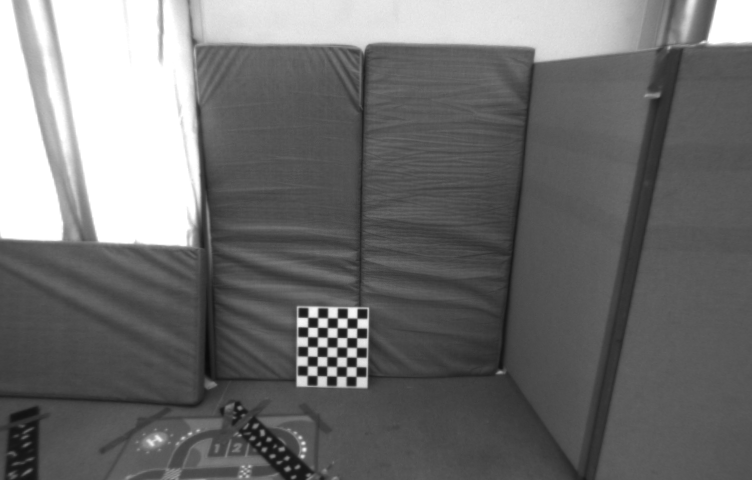
#> input picture p3/ext/image1.png, 752 x 480 px
$ python RANSAC_hom_est.py
#> lines starting #> are read from the running program, lines starting #| are printed output that depends on the picture; after the words box and inside, x2 and y2 are one past the last pixel; in counts of white or black regions, pixels touching at a corner belong together
import numpy as np
import cv2
import random
import argparse
from matplotlib import pyplot as plt

def compute_homography(pts_src, pts_dst):
    """
    findHomography implementation.
    Args:
        pts_src, pts_dst: Source and destination points (Nx2 arrays).
    Returns:
        Homography matrix H.
    """
    A = []

    # Build the matrix A as seen in the slides.
    for i in range(pts_src.shape[0]):
        x, y = pts_src[i, 0], pts_src[i, 1]
        u, v = pts_dst[i, 0], pts_dst[i, 1]
        A.append([x, y, 1, 0, 0, 0, -u*x, -u*y, -u])
        A.append([0, 0, 0, x, y, 1, -v*x, -v*y, -v])
    A = np.array(A)

    # Get the eigen values.
    _, _, V = np.linalg.svd(A)
    H = V[-1, :].reshape((3, 3))

    # Normalize the homography matrix.
    H = H / H[2, 2]

    return H

def transfer_error(H, p1, p2):
    """
    Compute the transfer error between points transformed by homography.
    Args:
        H: homography matrix
        p1, p2: points from images (Nx2 arrays).
    Returns:
        Transfer error for each point.
    """
    p1_homogeneous = np.hstack((p1, np.ones((p1.shape[0], 1))))
    p2_projected = (H @ p1_homogeneous.T).T
    p2_projected /= p2_projected[:, 2][:, np.newaxis]
    error = np.linalg.norm(p2_projected[:, :2] - p2, axis=1)

    return error

def ransac_homography(matches1, matches2, num_iterations=1000, threshold=5):
    """
    Perform RANSAC to estimate a homography matrix.
    Args:
        matches1, matches2: Matched points between two images (Nx2 arrays).
        num_iterations: Number of RANSAC iterations.
        threshold: Transfer error threshold to classify inliers.
    Returns:
        best_H: Homography matrix with the most inliers.
        best_inliers: List of indices of inliers.
    """
    num_points = matches1.shape[0]
    best_inliers = []
    best_H = None

    for _ in range(num_iterations):
        # Randomly sample 4 points
        sample_indices = random.sample(range(num_points), 4)
        sample_p1 = matches1[sample_indices]
        sample_p2 = matches2[sample_indices]

        # Estimate homography from the sample
        H = compute_homography(sample_p1, sample_p2)

        # Compute transfer error for all points
        errors = transfer_error(H, matches1, matches2)

        # Identify inliers
        inliers = np.where(errors < threshold)[0]

        # Keep the homography with the most inliers
        if len(inliers) > len(best_inliers):
            best_inliers = inliers
            best_H = H

    # Refine homography using all inliers
    if best_H is not None and len(best_inliers) > 4:
        inlier_p1 = matches1[best_inliers]
        inlier_p2 = matches2[best_inliers]
        best_H = compute_homography(inlier_p1, inlier_p2)

    return best_H, best_inliers

def draw_matches(img1, img2, matches1, matches2, inliers):
    """
    Display matches and inliers between two images.
    Args:
        img1, img2: Input images.
        matches1, matches2: Matched points between two images (Nx2 arrays).
        inliers: List of indices of inliers.
    """
    h1, w1 = img1.shape[:2]
    h2, w2 = img2.shape[:2]
    img_combined = np.zeros((max(h1, h2), w1 + w2, 3), dtype=np.uint8)
    img_combined[:h1, :w1] = img1
    img_combined[:h2, w1:] = img2

    for i, (pt1, pt2) in enumerate(zip(matches1, matches2)):
        pt1 = tuple(np.round(pt1).astype(int))
        pt2 = tuple(np.round(pt2).astype(int) + np.array([w1, 0]))
        color = (0, 255, 0) if i in inliers else (0, 0, 255)
        cv2.line(img_combined, pt1, pt2, color, 1)
        cv2.circle(img_combined, pt1, 4, color, -1)
        cv2.circle(img_combined, pt2, 4, color, -1)

    plt.imshow(cv2.cvtColor(img_combined, cv2.COLOR_BGR2RGB))
    plt.show()

# Example usage:
if __name__ == "__main__":

    # Load images and feature matches (for illustration, using SIFT here)
    img1 = cv2.imread('./ext/image1.png')
#> img1 is the input picture: shape (480, 752, 3); min 10, max 255, mean 111.4
    img2 = cv2.imread('./ext/image2.png')
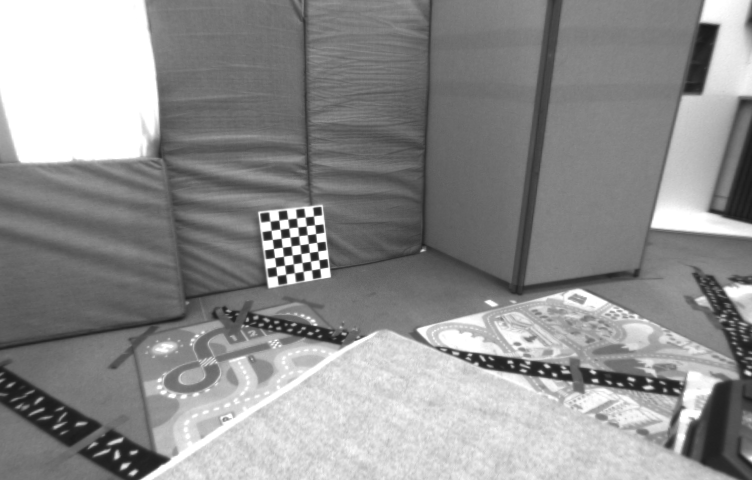
#> input picture p3/ext/image2.png, 752 x 480 px
#> img2 is the input picture: shape (480, 752, 3); min 25, max 255, mean 143.5

    matches1 = np.array([...])  # Nx2 array of points in image 1
    matches2 = np.array([...])  # Nx2 array of points in image 2

    parser = argparse.ArgumentParser(
        description='Image matching using RANSAC and guided matching',
        formatter_class=argparse.ArgumentDefaultsHelpFormatter)
    parser.add_argument('--useSuperGlue', action='store_true',
                        help='Use SuperGlue for feature matching')
    args = parser.parse_args()

    if args.useSuperGlue:
        path = './ext/image1_image2_matches.npz'
        npz = np.load(path) # Load dictionary with super point
        # Create a boolean mask with True for keypoints with a good match, and False for the rest
        mask = npz['matches'] > -1

        # Using the boolean mask, select the indexes of matched keypoints from image 2
        idxs = npz['matches'][mask]
        # Using the boolean mask, select the keypoints from image 1 with a good match
        matches1 = npz['keypoints0'][mask]
        matches2 = npz['keypoints1'][idxs]
        descriptors1 = npz['descriptors0']
        descriptors2 = npz['descriptors1']
    else:
        # Detect features using SIFT and match (for demo purposes)
        sift = cv2.SIFT_create()
        keypoints1, descriptors1 = sift.detectAndCompute(img1, None)
#> keypoints1 = 444 keypoints; strongest (x, y, size): (342, 323, 5.9), (363, 323, 6.7), (302, 322, 6.6), (323, 323, 5.9)
        keypoints2, descriptors2 = sift.detectAndCompute(img2, None)
#> keypoints2 = 1123 keypoints; strongest (x, y, size): (275, 225, 5.4), (285, 233, 5.3), (280, 262, 5.3), (303, 231, 5.2)

        bf = cv2.BFMatcher()
        matches = bf.knnMatch(descriptors1, descriptors2, k=2)
#> matches = 444 matches

        # Apply NNDR (nearest-neighbor distance ratio) for filtering matches
        good_matches = []
        for m, n in matches:
            if m.distance < 0.75 * n.distance:
                good_matches.append(m)
#> after the loop, good_matches = 40 matches

        # Get matched keypoints
        matches1 = np.array([keypoints1[m.queryIdx].pt for m in good_matches])
#> matches1 = 40 pairs, first value 102.8 to 527.6, second value 97.09 to 452.9
        matches2 = np.array([keypoints2[m.trainIdx].pt for m in good_matches])
#> matches2 = 40 pairs, first value 113.6 to 429.2, second value 8.53 to 383.1

    # Estimate homography using RANSAC
    H, inliers = ransac_homography(matches1, matches2)
#> the loop in ransac_homography, `for _ in range(num_iterations):` made 1000 passes
#> best_inliers on pass 1: [2, 6, 7, 8, 11, 12, 15, 16, 23, 24, 25, 26, 27, 28, 29]
#> inliers on passes 3, 4, 8, 9, 10, 11: [13, 22, 30, 37], [6, 7, 8, 15, 16, 18, 32], [19, 20, 21, 22, 27, 39], [13, 28, 30, 34, 35, 36], [3, 15, 16, 33, 34, 35, 36], [0, 1, 5, 6, 7, 25, 26, 39]
#> after the loop in ransac_homography, `for _ in range(num_iterations):`: best_inliers = 27 values from 6 to 39
#> in ransac_homography, `inlier_p1 = matches1[best_inliers]`: inlier_p1 = 27 pairs, first value 292.4 to 527.6, second value 97.09 to 382.4
#> in ransac_homography, `inlier_p2 = matches2[best_inliers]`: inlier_p2 = 27 pairs, first value 256.3 to 429.2, second value 16.28 to 282.1
#> in ransac_homography, `best_H = compute_homography(inlier_p1, inlier_p2)`: best_H = [[2.71, 0.574, -448.8], [0.283, 2.24, -329.5], [0.00251, 0.00106, 1]]
#> H has the same summary as best_H in ransac_homography; inliers = 27 values from 6 to 39

    # Draw matches and inliers
    draw_matches(img1, img2, matches1, matches2, inliers)
#> in draw_matches, `img_combined[:h1, :w1] = img1`:
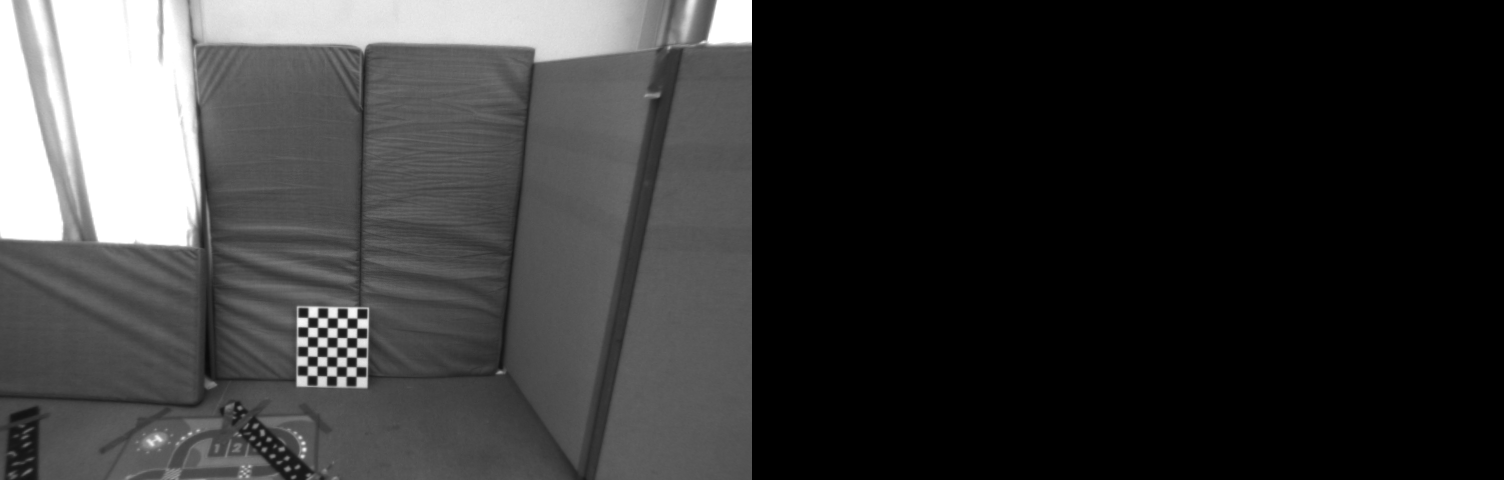
#> img_combined: shape (480, 1504, 3); min 0, max 255, mean 55.7
#> in draw_matches, `img_combined[:h2, w1:] = img2`:
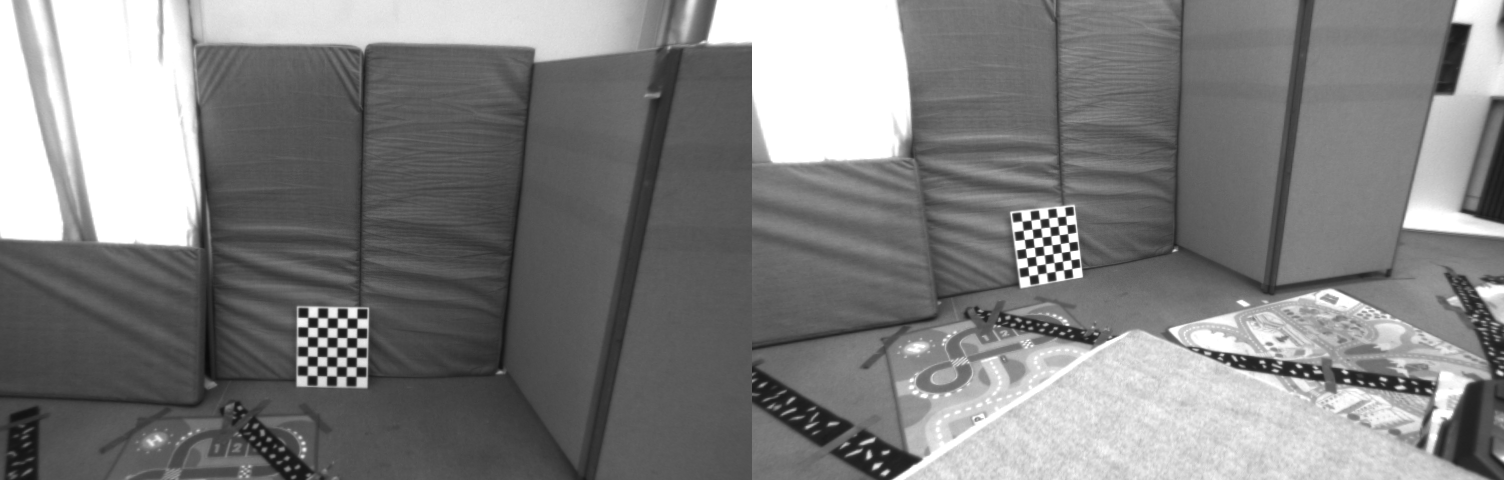
#> img_combined: shape (480, 1504, 3); min 10, max 255, mean 127.4
#> the loop in draw_matches, `for i, (pt1, pt2) in enumerate(zip(matches1, matches2)):` made 40 passes
#> (pt1, pt2, color) on passes 1 to 12: ((103, 450), (866, 366), (0, 0, 255)), ((103, 450), (866, 366), (0, 0, 255)), ((172, 435), (898, 353), (0, 0, 255)), ((185, 434), (1059, 314), (0, 0, 255)), ((190, 434), (949, 336), (0, 0, 255)), ((198, 431), (955, 332), (0, 0, 255)), ((292, 332), (1008, 239), (0, 255, 0)), ((292, 332), (1008, 239), (0, 255, 0)), ((298, 307), (1011, 213), (0, 255, 0)), ((301, 381), (1078, 273), (0, 0, 255)), ((301, 381), (1024, 282), (0, 255, 0)), ((302, 322), (1017, 227), (0, 255, 0))
#> after the loop in draw_matches, `for i, (pt1, pt2) in enumerate(zip(matches1, matches2)):`:
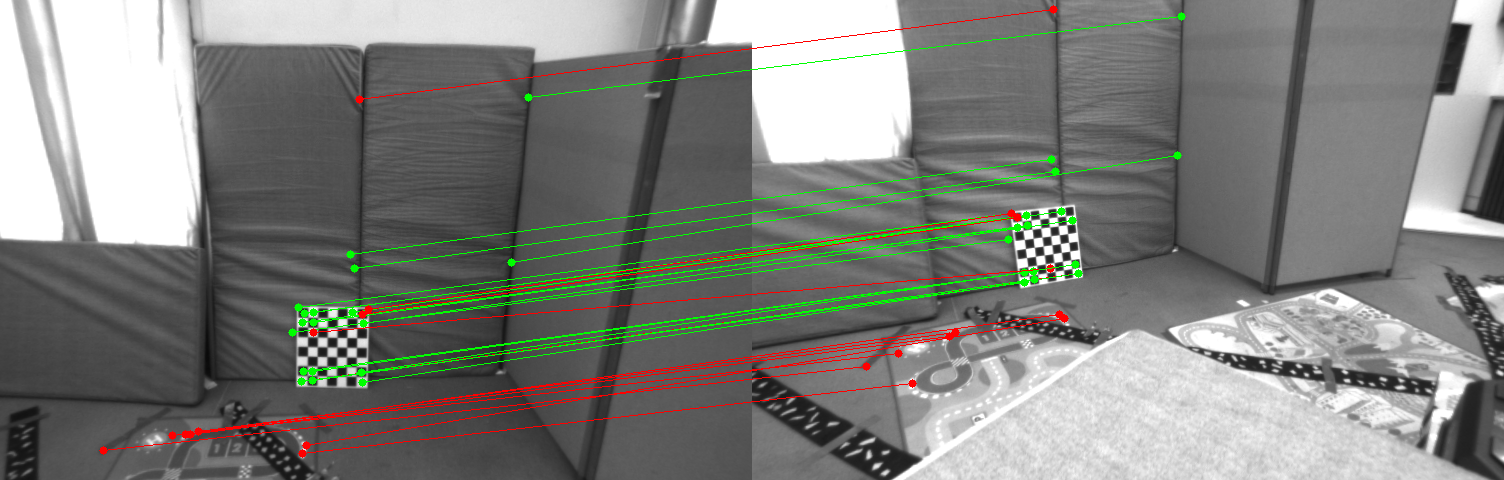
#> img_combined: shape (480, 1504, 3); 2.92% of pixels changed, all inside (x1, y1, x2, y2) = (99, 5, 1186, 458)
